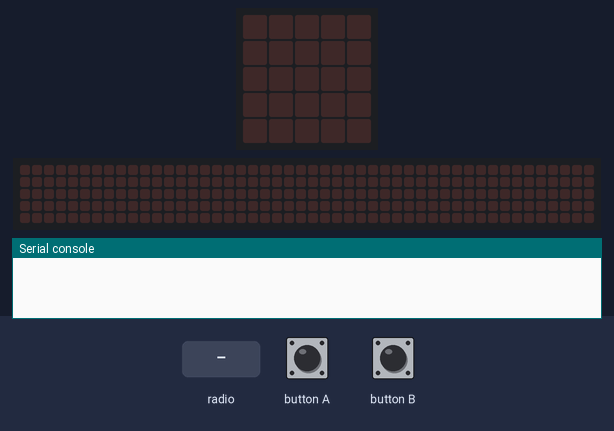
The program below on a simulated Calliope mini (MakeCode). Parts: the board's 5×5 LED display, a strip that is not on the board, showing the scrolling text unrolled, the last lines printed to the serial console. The inputs (shaded band) are chosen by the test bench. No radio messages arrive unless stated (any console line starting 'radio sent:' is added by the test bench); the 48×5 strip is a reading aid, not a part: it shows the text the display is scrolling, unrolled, one strip-width of it at a time.

Above: at 1.2 s.
1.3 s: button A pressed for 0.15 s
At 1.9 s:
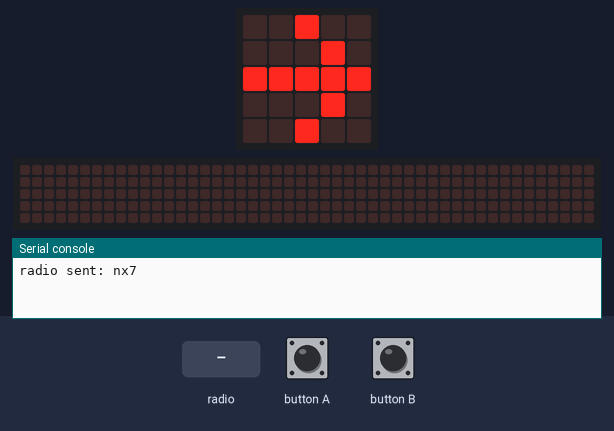
3.5 s: radio message "nx7" arrives
At 3.8 s:
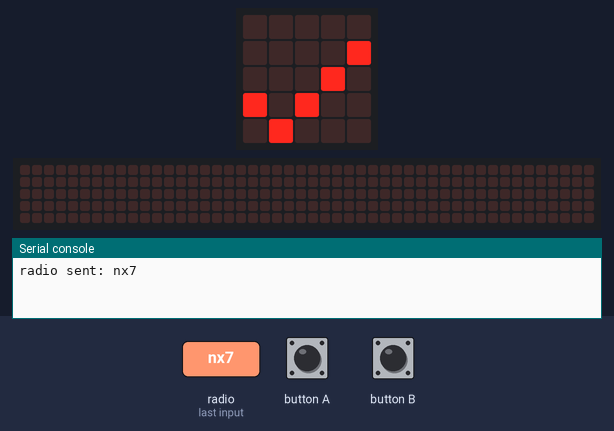
6.5 s: button B pressed for 0.15 s
At 8.5 s:
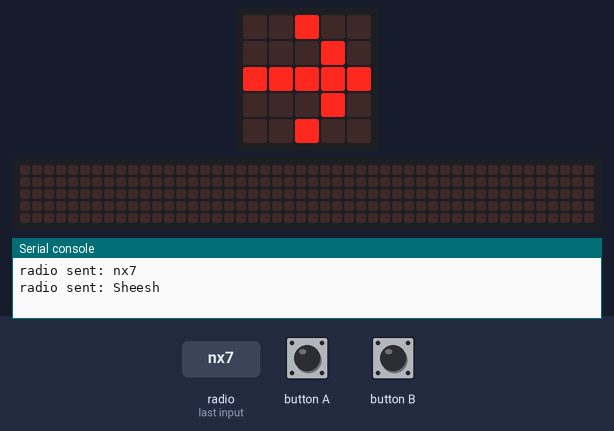
9.6 s: radio message "Sheesh" arrives
At 10.67 s:
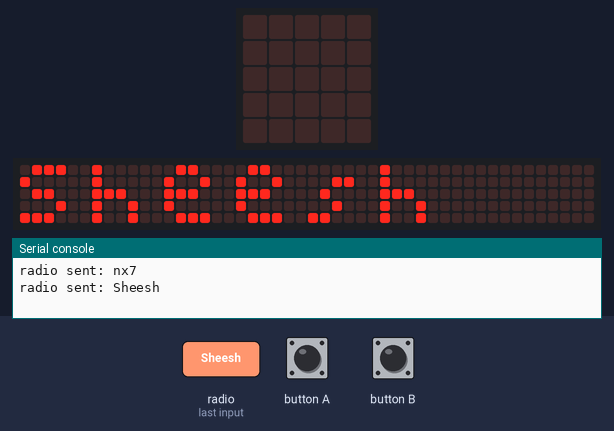
15.6 s: radio message "nx7" arrives
At 21.35 s:
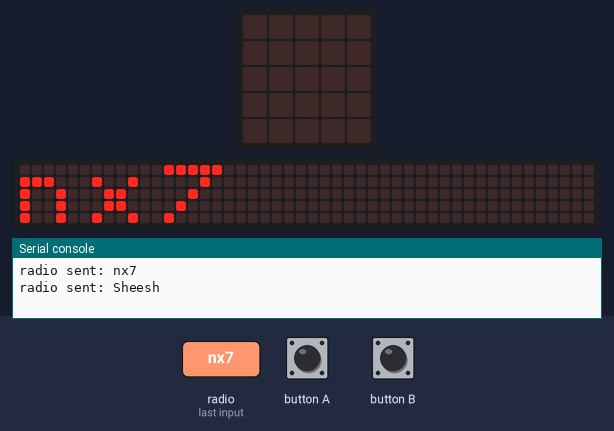

Measured:
- after the input at 1.3 s, the display: changes after 0.15 s (image 1)
- after the input at 3.5 s, the display: changes at once (image 2)
- after the input at 6.5 s, the display: first differs from a run without the input after 1.6 s (image 3)
- after the input at 9.6 s, the display: first changes at once (image 4 shows a later state)
- after the input at 15.6 s, the display: first differs from a run without the input after 1.3 s (image 5 shows a later state)
- what the display in image 1 shows lasts 0.6 s, from 1.5 s to 2.1 s
- what the display in image 3 shows lasts 0.5 s, from 8.1 s to 8.6 s

The program:

main.ts
```typescript
input.onButtonPressed(Button.A, function () {
    radio.sendString("nx7")
    basic.showLeds(`
        . . # . .
        . . . # .
        # # # # #
        . . . # .
        . . # . .
        `)
    basic.pause(200)
    basic.showLeds(`
        . . . . .
        . . . . .
        . . . . .
        . . . . .
        . . . . .
        `)
})
radio.onReceivedString(function (receivedString) {
    basic.showIcon(IconNames.Yes)
    basic.showLeds(`
        . . . . .
        . . . . .
        . . . . .
        . . . . .
        . . . . .
        `)
    basic.showString(receivedString)
})
input.onButtonPressed(Button.B, function () {
    radio.sendString("Sheesh")
    basic.showLeds(`
        . . # . .
        . . . # .
        # # # # #
        . . . # .
        . . # . .
        `)
    basic.pause(100)
    basic.showLeds(`
        . . . . .
        . . . . .
        . . . . .
        . . . . .
        . . . . .
        `)
})
```

test.ts
```typescript
// Hier kann man Tests durchführen; diese Datei wird nicht kompiliert, wenn dieses Paket als Erweiterung verwendet wird.
```
